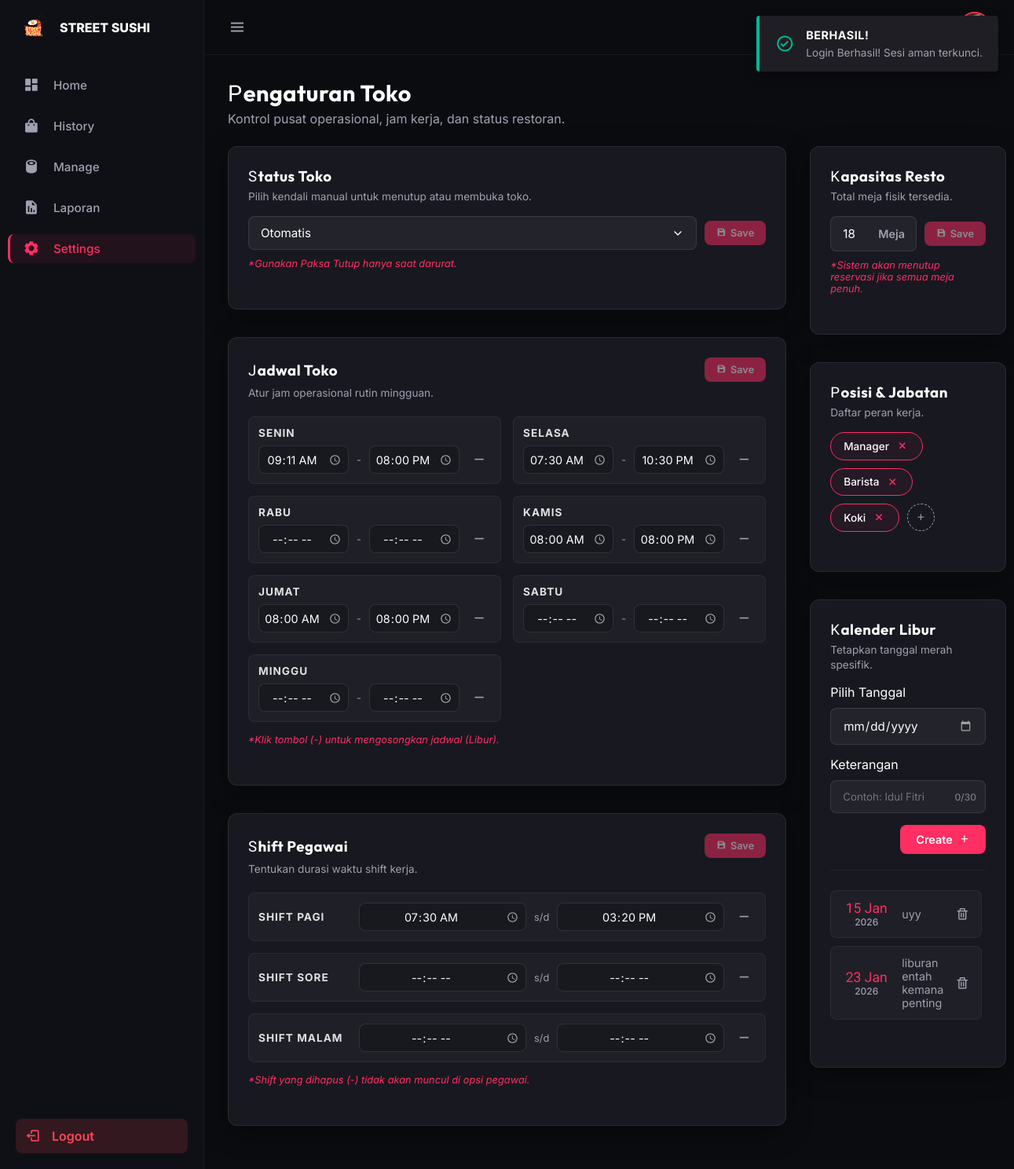
Page /admin/settings.php (signed in) on the committed database.
### tables this page shows
CREATE TABLE `system_settings` (
  `id` int NOT NULL DEFAULT '1',
  `store_name` varchar(100) DEFAULT 'Street Sushi',
  `total_tables` int DEFAULT '10',
  `force_status` enum('auto','close','open') DEFAULT 'auto',
  `last_updated` timestamp NULL DEFAULT CURRENT_TIMESTAMP ON UPDATE CURRENT_TIMESTAMP
);

CREATE TABLE `store_schedule` (
  `id` int NOT NULL,
  `day_name` varchar(20) DEFAULT NULL,
  `open_time` time DEFAULT NULL,
  `close_time` time DEFAULT NULL,
  `is_closed` tinyint(1) DEFAULT '0'
);

CREATE TABLE `work_shifts` (
  `id` int NOT NULL,
  `shift_name` varchar(50) DEFAULT NULL,
  `start_time` time DEFAULT NULL,
  `end_time` time DEFAULT NULL
);

CREATE TABLE `job_roles` (
  `id` int NOT NULL,
  `role_name` varchar(50) DEFAULT NULL
);

CREATE TABLE `special_dates` (
  `id` int NOT NULL,
  `date` date NOT NULL,
  `description` varchar(255) DEFAULT NULL,
  `is_holiday` tinyint(1) DEFAULT '1'
);

### config/logic/settings_logic.php (called while the page is built, shortened)
<?php
include '../config/db.php';
$q_set = mysqli_query($conn, "SELECT * FROM system_settings WHERE id = 1");
$setting = mysqli_fetch_assoc($q_set);
$schedule = [];
$q_sch = mysqli_query($conn, "SELECT * FROM store_schedule ORDER BY id ASC");
while($row = mysqli_fetch_assoc($q_sch)) { $schedule[] = $row; }
$shifts = [];
$q_shf = mysqli_query($conn, "SELECT * FROM work_shifts ORDER BY id ASC");
while($row = mysqli_fetch_assoc($q_shf)) { $shifts[] = $row; }
$roles = [];
$q_roles = mysqli_query($conn, "SELECT * FROM job_roles ORDER BY id ASC");
while($row = mysqli_fetch_assoc($q_roles)) { $roles[] = $row; }
$holidays = [];
$q_hol = mysqli_query($conn, "SELECT * FROM special_dates ORDER BY date ASC");
while($row = mysqli_fetch_assoc($q_hol)) { $holidays[] = $row; }
?>

### admin/settings.php (the view, shortened to what this page needs)
<?php
include '../config/logic/settings_logic.php';
?>
<?php $customCSS = '
    <link rel="stylesheet" href="../assets/css/dashboard/settings.css">
    <link rel="stylesheet" href="../assets/css/toaster.css">
'; ?>
<div class="header-halaman">
  <h1>Pengaturan Toko</h1>
  <p class="text-muted">Kontrol pusat operasional, jam kerja, dan status restoran.</p>
</div>
<div class="settings-grid">
  <div class="left-col">
    <form method="POST" class="card-glass" id="form-status">
      <div class="card-header">
        <h3>Status Toko</h3>
      </div>
      <div class="form-group">
        <span class="form-desc">Pilih kendali manual untuk menutup atau membuka toko.</span>
        <div class="input-group-inline">
          <select name="force_status" class="form-control"
            data-original="<?= $setting['force_status'] ?>"
            onchange="checkChanges('form-status', 'btn-status')">
            <option value="auto" <?= $setting['force_status'] == 'auto' ? 'selected' : '' ?>>Otomatis</option>
          </select>
          <button type="submit" name="save_status" id="btn-status" class="btn-save-card">
            <i class='bx bxs-save'></i> Save
          </button>
        </div>
        <small class="form-note">*Gunakan Paksa Tutup hanya saat darurat.</small>
      </div>
    </form>
    <form method="POST" class="card-glass" id="form-jadwal">
      <div class="card-header card-header-flex">
        <h3>Jadwal Toko</h3>
        <button type="submit" name="save_schedule" id="btn-jadwal" class="btn-save-card">
          <i class='bx bxs-save'></i> Save
        </button>
      </div>
      <div class="form-group">
        <span class="form-desc" style="margin-bottom: 20px;">Atur jam operasional rutin mingguan.</span>
        <div class="schedule-grid-compact">
          <?php foreach ($schedule as $day): ?>
            <div class="schedule-item-compact">
              <div class="day-label-compact"><?= $day['day_name'] ?></div>
              <div class="time-row-compact">
                <input type="time" name="sch_open[]" class="time-input-compact"
                  value="<?= $day['open_time'] ?>"
                  data-original="<?= $day['open_time'] ?>"
                  oninput="checkChanges('form-jadwal', 'btn-jadwal')">
                <span style="color:var(--text-muted); font-size:0.8rem;">-</span>
                <input type="time" name="sch_close[]" class="time-input-compact"
                  value="<?= $day['close_time'] ?>"
                  data-original="<?= $day['close_time'] ?>"
                  oninput="checkChanges('form-jadwal', 'btn-jadwal')">
                <button type="button" class="btn-clear-minimal"
                  onclick="clearRow(this); checkChanges('form-jadwal', 'btn-jadwal')">
                  <i class='bx bx-minus'></i>
                </button>
              </div>
            </div>
          <?php endforeach; ?>
        </div>
        <small class="form-note" style="margin-top: 15px;">*Klik tombol (-) untuk mengosongkan jadwal (Libur).</small>
      </div>
    </form>
    <form method="POST" class="card-glass" id="form-shift">
      <div class="card-header card-header-flex">
        <h3>Shift Pegawai</h3>
        <button type="submit" name="save_shift" id="btn-shift" class="btn-save-card">
          <i class='bx bxs-save'></i> Save
        </button>
      </div>
      <div class="form-group">
        <span class="form-desc" style="margin-bottom: 20px;">Tentukan durasi waktu shift kerja.</span>
        <div class="schedule-grid-1col">
          <?php foreach ($shifts as $shift): ?>
            <div class="schedule-item-compact horizontal">
              <div class="day-label-compact"><?= $shift['shift_name'] ?></div>
              <div class="time-row-compact">
                <input type="time" name="shift_start[]" class="time-input-compact"
                  value="<?= $shift['start_time'] ?>"
                  data-original="<?= $shift['start_time'] ?>"
                  oninput="checkChanges('form-shift', 'btn-shift')">
                <span style="color:var(--text-muted); font-size:0.8rem;">s/d</span>
                <input type="time" name="shift_end[]" class="time-input-compact"
                  value="<?= $shift['end_time'] ?>"
                  data-original="<?= $shift['end_time'] ?>"
                  oninput="checkChanges('form-shift', 'btn-shift')">
                <button type="button" class="btn-clear-minimal"
                  onclick="clearRow(this); checkChanges('form-shift', 'btn-shift')">
                  <i class='bx bx-minus'></i>
                </button>
              </div>
            </div>
          <?php endforeach; ?>
        </div>
        <small class="form-note" style="margin-top: 15px;">*Shift yang dihapus (-) tidak akan muncul di opsi pegawai.</small>
      </div>
    </form>
  </div>
  <div class="right-col">
    <form method="POST" class="card-glass" id="form-kapasitas">
      <div class="card-header">
        <h3>Kapasitas Resto</h3>
      </div>
      <div class="form-group">
        <span class="form-desc">Total meja fisik tersedia.</span>
        <div class="input-group-inline">
          <div class="input-wrapper">
            <input type="number" name="total_tables" class="form-control"
              placeholder="0" value="<?= $setting['total_tables'] ?>"
              data-original="<?= $setting['total_tables'] ?>"
              oninput="checkChanges('form-kapasitas', 'btn-kapasitas')">
            <span class="input-unit">Meja</span>
          </div>
          <button type="submit" name="save_capacity" id="btn-kapasitas" class="btn-save-card">
            <i class='bx bxs-save'></i> Save
          </button>
        </div>
        <small class="form-note">*Sistem akan menutup reservasi jika semua meja penuh.</small>
      </div>
    </form>
    <div class="card-glass">
      <div class="card-header">
        <h3>Posisi & Jabatan</h3>
      </div>
      <div class="form-group">
        <span class="form-desc">Daftar peran kerja.</span>
        <div class="job-container">
          <?php foreach ($roles as $role): ?>
            <form method="POST" style="display:inline;">
              <div class="job-badge">
                <?= htmlspecialchars($role['role_name']) ?>
                <button type="submit" name="delete_job" class="btn-del-job" onclick="return confirm('Hapus jabatan ini?')"><i class='bx bx-x'></i></button>
              </div>
            </form>
          <?php endforeach; ?>
          <button type="button" class="btn-add-job" onclick="openJobModal()"><i class='bx bx-plus'></i></button>
        </div>
      </div>
    </div>
    <div class="card-glass">
      <div class="card-header">
        <h3>Kalender Libur</h3>
      </div>
      <div class="form-group">
        <span class="form-desc">Tetapkan tanggal merah spesifik.</span>
        <form method="POST">
          <div class="holiday-form-stack">
            <div>
              <label class="form-label">Pilih Tanggal</label>
              <input type="date" name="h_date" class="form-control" required>
            </div>
            <div>
              <label class="form-label">Keterangan</label>
              <div class="desc-wrapper">
                <input type="text" name="h_desc" class="form-control-desc" placeholder="Contoh: Idul Fitri" maxlength="30" oninput="countChar(this)" required>
                <span class="char-counter" id="charCount">0/30</span>
              </div>
            </div>
            <button type="submit" name="add_holiday" class="btn-create-holiday">Create <i class='bx bx-plus'></i></button>
          </div>
        </form>
        <div class="holiday-list-container">
          <?php if (empty($holidays)): ?>
            <div style="text-align:center; padding:20px; color:var(--text-muted); font-size:0.9rem;">Belum ada jadwal libur.</div>
          <?php else: ?>
            <?php foreach ($holidays as $h): ?>
              <div class="holiday-item">
                <div class="holiday-date-box">
                  <span class="h-date-main"><?= date('d M', strtotime($h['date'])); ?></span>
                  <span class="h-year-small"><?= date('Y', strtotime($h['date'])); ?></span>
                </div>
                <div class="holiday-desc"><?= htmlspecialchars($h['description']); ?></div>
                <form method="POST">
                  <button type="submit" name="delete_holiday" class="btn-del-holiday" onclick="return confirm('Hapus tanggal ini?')"><i class='bx bx-trash'></i></button>
                </form>
              </div>
            <?php endforeach; ?>
          <?php endif; ?>
        </div>
      </div>
    </div>
  </div>
</div>
<?php
include 'layouts.php';
?>

### assets/css/dashboard/global.css (style rules this page uses)
:root { --bg-body: #0b0c10; --bg-sidebar: #0f1015; --bg-card: rgba(30, 30, 40, 0.7); --text-main: #ffffff; --text-secondary: #e0e0e0; --text-muted: #a0a0b0; --text-inverse: #1f1f1f; --brand-primary: #ff2e63; --brand-primary-soft: rgba(255, 46, 99, 0.1); --brand-glow: rgba(255, 46, 99, 0.4); --color-success: #00b894; --bg-success-soft: rgba(0, 184, 148, 0.15); --color-warning: #fdcb6e; --bg-warning-soft: rgba(253, 203, 110, 0.15); --color-error: #ff4757; --bg-error-soft: rgba(255, 71, 87, 0.15); --color-info: #0984e3; --bg-info-soft: rgba(9, 132, 227, 0.15); --bg-toast: #1e1e24; --toast-width: 350px; --toast-border-width: 4px; --glass-bg: rgba(30, 30, 40, 0.7); --glass-border: 1px solid rgba(255, 255, 255, 0.08); --glass-shadow: 0 8px 32px 0 rgba(0, 0, 0, 0.37); --backdrop-blur: blur(12px); --shadow-float: 0 5px 15px rgba(0, 0, 0, 0.3); --z-dropdown: 100; --z-sticky: 500; --z-modal: 1000; --z-toast: 9999; --sidebar-width: 260px; --header-height: 70px; --radius-sm: 8px; --radius-md: 12px; }
* { margin: 0; padding: 0; box-sizing: border-box; font-family: "Inter", sans-serif; }
body { background-color: var(--bg-body); color: var(--text-main); overflow-x: hidden; }
h1, h2, h3, h4, h5 { font-family: 'Outfit', sans-serif; letter-spacing: 0.5px; color: var(--text-main); font-weight: 700; }
h1::first-letter, h2::first-letter, h3::first-letter, .span::first-letter { font-family: 'Saira Stencil One', cursive; font-weight: 400; margin-right: 1px; }
.card-glass { background: var(--glass-bg); backdrop-filter: var(--backdrop-blur); -webkit-backdrop-filter: var(--backdrop-blur); border: var(--glass-border); box-shadow: var(--glass-shadow); border-radius: var(--radius-md); padding: 25px; margin-bottom: 25px; overflow: hidden; }
.card-header { display: flex; justify-content: space-between; align-items: center; margin-bottom: 20px; }
.header-halaman { margin-bottom: 25px; }
.header-halaman h1 { font-size: 1.8rem; margin-bottom: 5px; }
.text-muted { color: var(--text-muted) !important; }

### rows in the picture
system_settings: force_status "Otomatis", total_tables "18"
store_schedule: day_name "SENIN", open_time "09:11:00", close_time "20:00:00"
store_schedule: day_name "SELASA", open_time "07:30:00", close_time "22:30:00"
store_schedule: day_name "RABU"
store_schedule: day_name "KAMIS", open_time "08:00:00", close_time "20:00:00"
store_schedule: day_name "JUMAT", open_time "08:00:00", close_time "20:00:00"
store_schedule: day_name "SABTU"
store_schedule: day_name "MINGGU"
work_shifts: shift_name "SHIFT PAGI", start_time "07:30:00", end_time "15:20:00"
work_shifts: shift_name "SHIFT SORE"
work_shifts: shift_name "SHIFT MALAM"
job_roles: role_name "Manager"
job_roles: role_name "Barista"
job_roles: role_name "Koki"
special_dates: date "15 Jan", date "2026", description "uyy"
special_dates: date "23 Jan", date "2026", description "liburan entah kemana penting"
